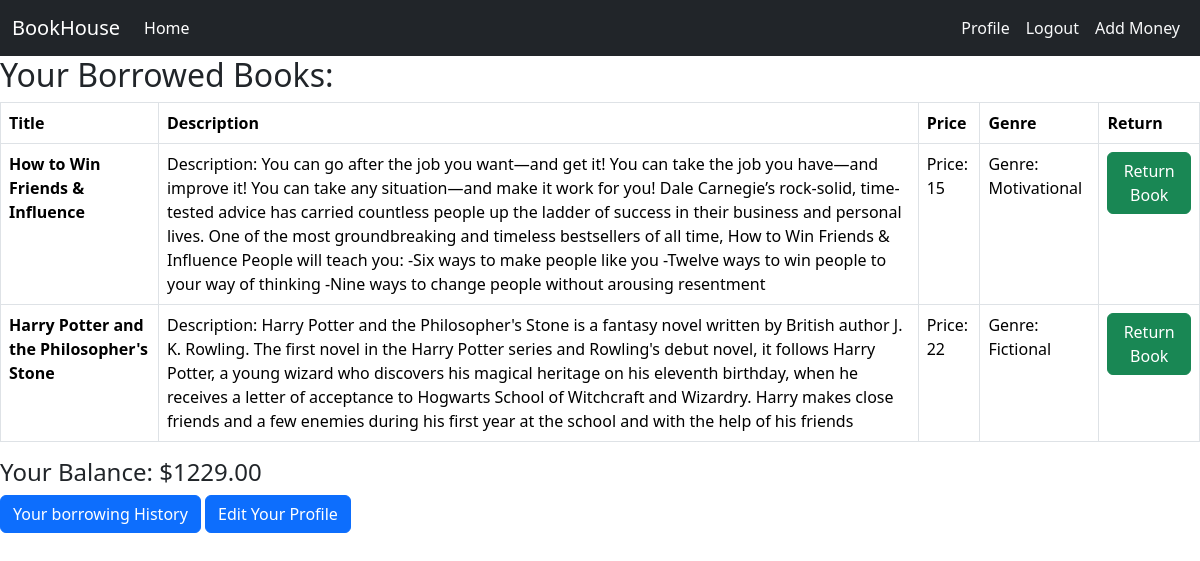
/accounts/profile/ (signed in), run on the app's committed database.
### books/models.py (models this page shows, shortened)
class Book(models.Model):
    title = models.CharField(max_length=100)
    description = models.TextField()
    borrowing_price = models.IntegerField()
    category = models.ForeignKey(Category, on_delete=models.CASCADE)
    image = models.ImageField(upload_to='uploads/', blank=True, null=True)
    borrowed_by = models.ForeignKey(UserAccount,on_delete=models.CASCADE, blank=True, null=True)
    timestamp = models.DateTimeField(auto_now_add = True, blank=True, null=True)

### book_category/models.py (models this page shows)
class Category(models.Model):
    name = models.CharField(max_length= 100)
    slug = models.SlugField(max_length = 100, unique = True, null = True, blank = True)
    def __str__(self):
        return self.name

### accounts/models.py (models this page shows, shortened)
class UserAccount(models.Model):
    user = models.OneToOneField(User, related_name = 'account', on_delete = models.CASCADE)
    balance = models.DecimalField(default=0, max_digits=12, decimal_places=2)

### accounts/views.py (the view)
# urls.py: path('profile/', views.profile, name='profile'),
@login_required
def profile(request):
    user_account = UserAccount.objects.get(user=request.user)
    borrowed_books = Book.objects.filter(borrowed_by=user_account)
    return render(request, 'profile.html', {'book': borrowed_books, 'user_balance': user_account.balance})

### accounts/templates/profile.html (shortened to what this page needs)
{% extends 'base.html' %}
{% block content %}
  <h2>Your Borrowed Books: </h2>
  <table class="table table-bordered">
    <thead>
      <tr>
        <th scope="col">Title</th>
        <th scope="col">Description</th>
        <th scope="col">Price</th>
        <th scope="col">Genre</th>
        <th scope="col">Return</th>
      </tr>
    </thead>
    <tbody>
  {% for book in book %}
    <tr>
      <th scope='row'>{{ book.title }}</th>
      <td>Description: {{ book.description }}</td>
      <td>Price: {{ book.borrowing_price }}</td>
      <td>Genre: {{ book.category }}</td>
      <td><a class="btn btn-success" href="{% url 'return_book' id=book.id %}">Return Book</a></td>
    </tr>
  {% endfor %}
  </tbody>
  </table>
    <div>
      <h4>Your Balance: ${{ user_balance }}</h4>
      <a class="btn btn-primary" href="{% url 'borrowing_history' %}">Your borrowing History</a>
        <a class="btn btn-primary" href="{% url 'edit_profile' %}">Edit Your Profile</a>
    </div>
{% endblock %}

### data on the page
Book: title "How to Win Friends & Influence", description "You can go after the job you want—and get it! You can take the job you have—and improve it! You can take any situation—and make it work for you! Dale Carnegie’s rock-solid, time-tested advice has carried countless people up the ladder of success in their business and personal lives. One of the most groundbreaking and timeless bestsellers of all time, How to Win Friends & Influence People will teach you: -Six ways to make people like you -Twelve ways to win people to your way of thinking -Nine ways to change people without arousing resentment", borrowing_price "15", category "Motivational"
Book: title "Harry Potter and the Philosopher's Stone", description "Harry Potter and the Philosopher's Stone is a fantasy novel written by British author J. K. Rowling. The first novel in the Harry Potter series and Rowling's debut novel, it follows Harry Potter, a young wizard who discovers his magical heritage on his eleventh birthday, when he receives a letter of acceptance to Hogwarts School of Witchcraft and Wizardry. Harry makes close friends and a few enemies during his first year at the school and with the help of his friends", borrowing_price "22", category "Fictional"
UserAccount: balance "1229.00"
